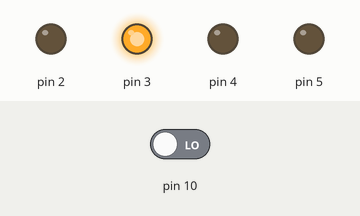
Bench run of a sketch on a simulated Arduino Uno, built with avr-gcc and run on an emulated ATmega328P. Shown: output pins drawn as LEDs (lit = HIGH). The test bench sets the inputs (shaded band); at power-on: pin 10 LOW.

Above: at 1.2 s.
1.3 s: pin 10 driven HIGH
At 2.2 s:
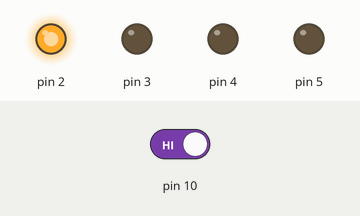
2.8 s: pin 10 driven LOW
At 3.3 s:
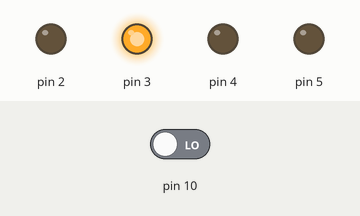
Timing chart, 0 to 5.8 s (numbered marks = the images above; inputs shaded):
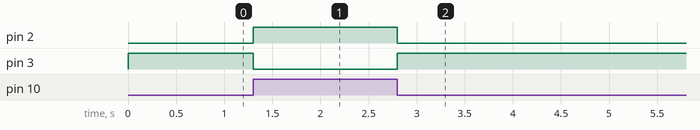

Measured:
- after the input at 1.3 s, pin 2: LOW → HIGH at once; pin 3: HIGH → LOW at once
- after the input at 2.8 s, pin 2: HIGH → LOW at once; pin 3: LOW → HIGH at once

The sketch:

class_1.ino
```cpp
void setup() {

  for (int i = 0; i < 4; i++)
    pinMode(i + 2, OUTPUT);
  pinMode(10, INPUT);
}

void loop() {

  if ( digitalRead(10) == HIGH)
  {
    digitalWrite(3, LOW);
    digitalWrite(2, HIGH);
  }
  else
  {
    digitalWrite(2, LOW);
    digitalWrite(3, HIGH);
  }
}
```
